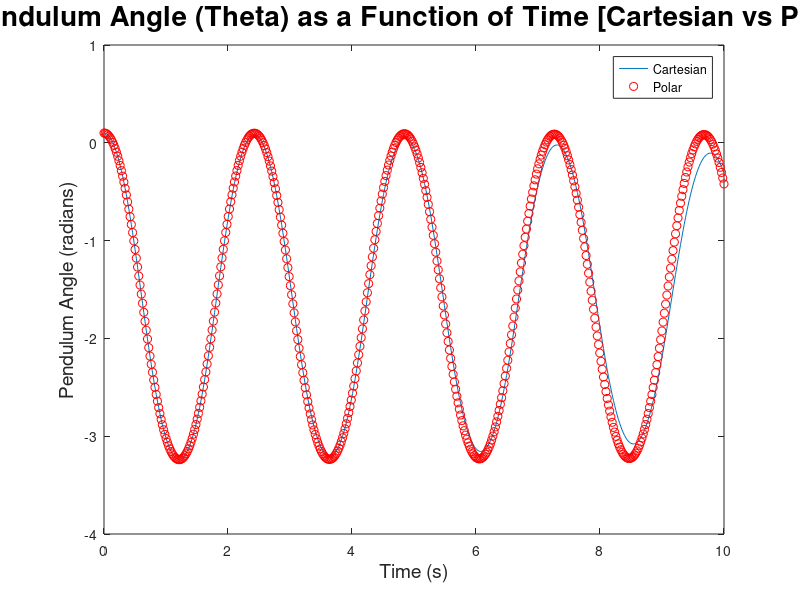
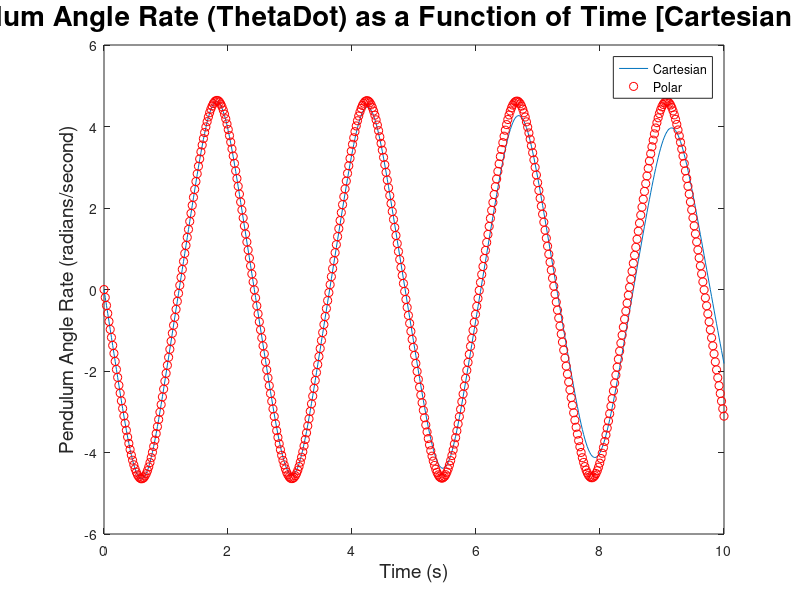
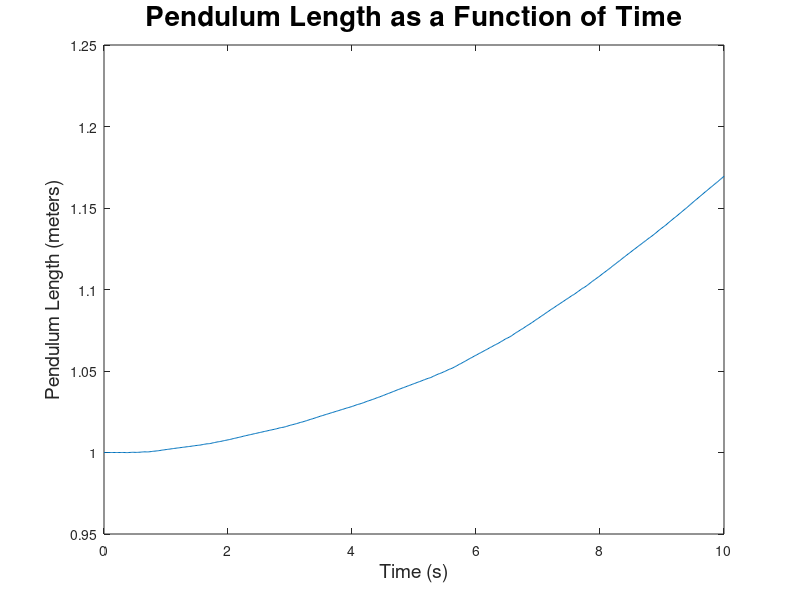

Here is the MATLAB script that generated these plots, in order:
function [res1, res2] = cxa2_4()
%This function implements the equations of motion for the simple pendulum
%and then performs the ode45 on them to derive the trajectory of the
%pendulum in both polar and cartesian coordinates. It also analyzes the
%fault in results that occurs when recalculating the length of the pendulum
%arm at each step

g = 9.81; % In m/s
r = 1; %In meters
t = linspace(0, 10, 500); % In seconds
thetaInit = 0.1; %In radians
thetaDotInit = 0; %In radians per second
lInit = 1; % In meters

%Calculating the corresponding initial conditions in the Cartesian
%coordinates from the privided initial conditions in polar coordinates
xInit = lInit/sqrt((tan(thetaInit))^2+1);
yInit = sqrt(lInit^2-xInit^2);

%Creating the initial condition vectors from the ode45 functions from the
%provided and calculated initial conditions
initCart = [xInit 0 yInit 0];
initPol = [thetaInit, thetaDotInit];

    %Function that calculates the length of the pendulum arm from a given x
    %and y coordinate in the Cartesian coordinate frame whose origin lies
    %at the origin of the pendulum arm
    function l = pendulumLength(x, y)
     l = sqrt(x.^2+y.^2); %Pythagorean theorem calculation
    end
    
    %Function that calculates the corresponding theta value of the pendulum
    %given the x and y coordinates of the pendulum mass
    function theta = pendulumAngle(x, y)
     theta = atan2(y,x); %Uses the built-in atan2 function to find the more
                         %precise angle without running into quadrant error
    end
    
    %Function found using the derivative of the above arctan function that
    %calculates the corresponding angular velocity of the mass given the x
    %and y coordinates in a cartesian plane as well as the derivatives of
    %those coordinates at the corresponding time points
    function thDot = thetaDot(x, y, xDot, yDot)
        thDot = (1/(1+(y/x)^2))*((yDot*x-xDot*y)/x^2);
    end

    %Sets up the first-order form for the equations of motion for the
    %pendulum in cartesion coordinates provided by the Kasdin and Paley
    %textbook w(1), w(2), w(3), and w(4) represent x, xDot, y, and yDot
    %respectively
    function dw = simplePendulumCart (t, w)
    dw = [w(2);...
    (-w(1)*w(2)^2-w(1)*w(4)^2+w(1)*w(3)*g)/pendulumLength(w(1), w(3))^2;...
    w(4);...
    (-w(3)*w(2)^2-w(3)*w(4)^2-w(1)^2*g)/pendulumLength(w(1), w(3))^2];
    end

    %Sets up the first-order form for the equations of motion for the
    %pendulum in polar coordinates as I derived to fit the conditions of
    %the new theta taken not from the rest position of the pendulum but
    %instead from an axis parallel to the ground with clockwise rotations
    %being negative and counterclockwise rotations being positive
    function dw = simplePendulumPol (t, w)
        dw = [w(2);...
            -g*cos(w(1))/r];
    end
    
    %Solving the differential equations using ode45
   [~, res1] = ode45(@simplePendulumCart, t, initCart);
   [~, res2] = ode45(@simplePendulumPol, t, initPol);
    
   %Processes the resulting x and y values and assigns the corresponding
   %that value
   thetaVec = zeros(1, length(res1)); %Preassigning space for efficiency
   for n = 1:length(res1) %Iterating over all the results
       theta = pendulumAngle(res1(n,1), res1(n, 3)); %Finding the angle
       if theta > pi/2 %Correcting for being out of atan2's range
        theta = theta - 2*pi; %Moving the theta value back in range
       end
       thetaVec(n) = theta; %Storing the value in the thetaVec
   end
   
   %Processes the x, y, xDot, and yDot values and provides the
   %corresponding thetaDot values
   thDotVec = zeros(1, length(res1)); %Preassigning for efficiency
   for n = 1:length(res1)
       %Uses thetaDot to find the time derivative of theta using the input
       %values at each time point
       thDot = thetaDot(res1(n,1), res1(n,3), res1(n, 2), res1(n, 4));
       thDotVec(n) = thDot; %Stores values in thDotVec
   end
   
   
   %Plotting the required figures
   
   f1 = figure(1);
   plot(t, thetaVec, t, res2(:, 1), 'or');
   set(f1, 'Position', [1,1,1200, 800]);
   title('Pendulum Angle (Theta) as a Function of Time [Cartesian vs Polar]', 'Fontsize', 20);
   xlabel('Time (s)', 'Fontsize', 14);
   ylabel('Pendulum Angle (radians)', 'Fontsize', 14);
   legend('Cartesian', 'Polar');
   
   f2 = figure(2);
   plot(t, thDotVec, t, res2(:, 2), 'or');
   set(f2, 'Position', [1,1,1200, 800]);
   title('Pendulum Angle Rate (ThetaDot) as a Function of Time [Cartesian vs Polar]', 'Fontsize', 20);
   xlabel('Time (s)', 'Fontsize', 14);
   ylabel('Pendulum Angle Rate (radians/second)', 'Fontsize', 14);
   legend('Cartesian', 'Polar');
   
   f3 = figure(3);
   plot(t, pendulumLength(res1(:, 1), res1(:, 3)));
   set(f3, 'Position', [1,1,1200, 800]);
   title('Pendulum Length as a Function of Time', 'Fontsize', 20);
   xlabel('Time (s)', 'Fontsize', 14);
   ylabel('Pendulum Length (meters)', 'Fontsize', 14);
   
end

